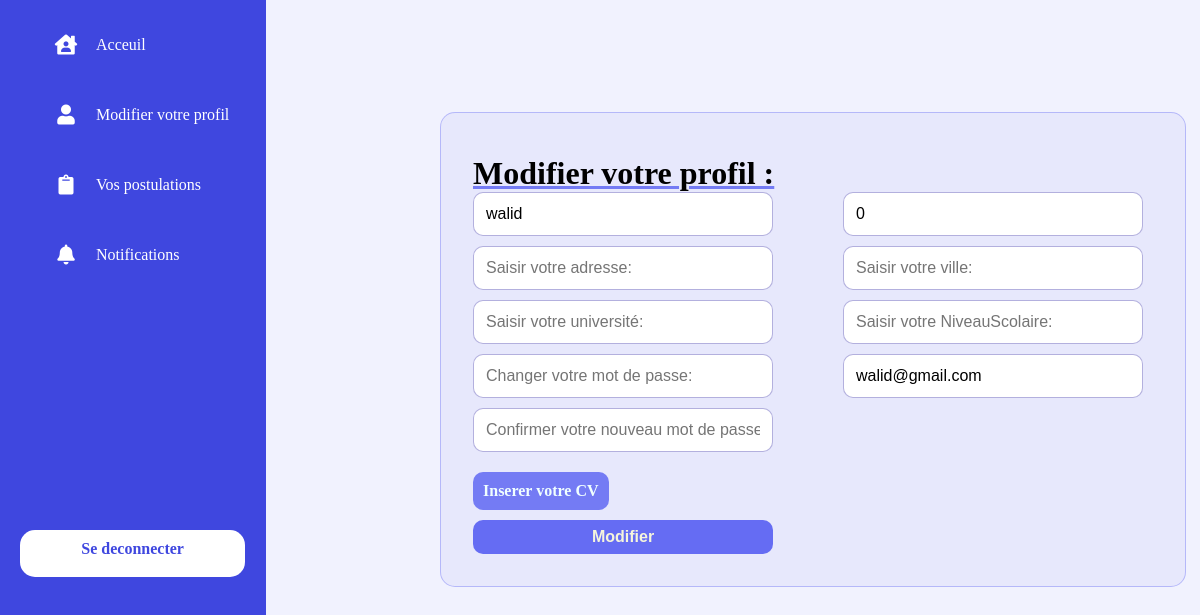
The page /pages/Stagiere/ModifierProfil.page.php (signed in) on the database its author committed.
### tables this page shows
CREATE TABLE `clients` (
  `client_id` int(11) NOT NULL,
  `nom_complet` varchar(255) NOT NULL,
  `telephone` text NOT NULL,
  `adresse` varchar(250) NOT NULL,
  `université` varchar(250) NOT NULL,
  `ville` varchar(200) NOT NULL,
  `NiveauScolaire` varchar(250) NOT NULL,
  `email` varchar(250) NOT NULL,
  `mdp` varchar(250) NOT NULL,
  `cv` varchar(255) NOT NULL,
  `entreprise_id` int(11) DEFAULT NULL,
  `is_active` tinyint(1) NOT NULL DEFAULT 1
);

### frontend/ModifierProfilStagiere.php (the view, shortened to what this page needs)
<?php
    include_once('../../database.php');
    $client_id = $_SESSION['client_id'];
    $sql = "SELECT * FROM clients WHERE client_id = $client_id";
    $result = $conn->query($sql);
    if ($result->num_rows > 0) {
        while($row = $result->fetch_assoc()) {
            $nom_complet = $row['nom_complet'];
            $telephone = $row['telephone'];
            $adresse = $row['adresse'];
            $ville = $row['ville'];
            $université = $row['université'];
            $NiveauScolaire = $row['NiveauScolaire'];
            $email=$row['email'];
        }
    }
?>
    <div class="profile-container">
        <form action="../../auth/update_clients.php" method="post">
            <h1>Modifier votre profil :</h1>
            <div class="line">
                <input type="text" name="nom_complet" placeholder="Saisir votre nom complet:" value="<?php echo $nom_complet; ?>" />
                <input type="text" name="telephone" placeholder="Saisir votre numero de telephone:" value="<?php echo $telephone; ?>"  />
            </div>
            <div class="line">
                <input type="text" name="adresse" placeholder="Saisir votre adresse:" value="<?php echo $adresse; ?>" />
                <input type="text" name="ville" placeholder="Saisir votre ville:" value="<?php echo $ville; ?>" />
            </div>
            <div class="line">
                <input type="text" name="université" placeholder="Saisir votre université:" value="<?php echo $université; ?>" />
                <input type="text" name="NiveauScolaire" placeholder="Saisir votre NiveauScolaire:" value="<?php echo $NiveauScolaire; ?>" />
            </div>
            <div class="line">
            <input type="password" name="mdp" placeholder="Changer votre mot de passe:" />
            <input type="email" name="email" placeholder="Changer votre email:" value="<?php echo $email; ?>" />
            </div>
            <div class="line">
            <input type="password" name="mdp" placeholder="Confirmer votre nouveau mot de passe:" />
            </div>
            <div class="line">
               <label for="fileButton">Inserer votre CV</label>
            </div>
            <input type="submit" value="Modifier" id='button' />
        </form>
    </div>

### styles/AcceuilStagiere.css (style rules this page uses)
* { margin: 0; box-sizing: border-box; }
.profile-container { display: flex; flex-direction: column; width: fit-content; padding: 2rem 2rem; margin: 0 auto; margin-top: 7rem; margin-bottom: 10rem; border-radius: 15px; background-color: #8186e017; border: 1px solid #535bf256; margin-left: 440px ; }
.line { display: flex; gap: 20px; }
.profile-container h1 { text-decoration: underline #535bf2c4; margin-left: 50px; }
.profile-container input { width: 300px; padding: .75rem .75rem; font-size: 1rem; margin-bottom: 10px; border-radius: 10px; border: 1px solid rgba(40, 33, 162, 0.353) ; margin-left: 50px; }
.profile-container #button { border: none; color: beige; background-color: #535bf2df; margin-top: 15px; margin: 0 auto; padding: .5rem .5rem; font-size:medium; font-weight: bold; margin-left: 50px; }
label { display: inline-block; background-color: #535bf2c4; border: none; color: azure; padding: 10px; margin: 10px 10px 10px 50px; border-radius: 10px; font-weight: bold; width: fit-content; border: none; }
body { width: 100vw; height: 100vh; margin: 0; position: absolute; background-color: hsla(237, 91%, 86%, 0.2); }
form { margin-top: 10px; margin-right: 10px; margin-left: -50px; }

### rows shown on the page
clients: nom_complet "walid", telephone "0", email "walid@gmail.com"
